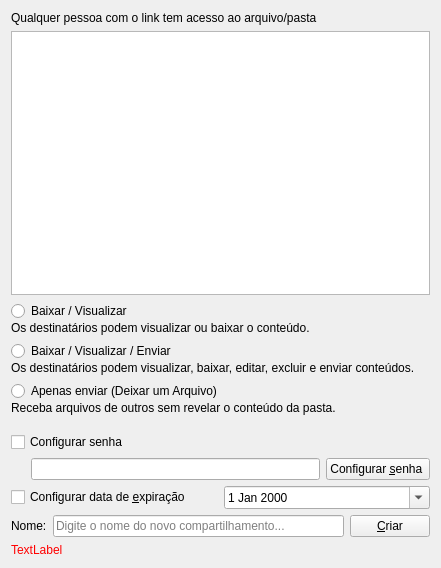
<?xml version="1.0" encoding="UTF-8"?>
<ui version="4.0">
 <class>OCC::ShareLinkWidget</class>
 <widget class="QWidget" name="OCC::ShareLinkWidget">
  <property name="geometry">
   <rect>
    <x>0</x>
    <y>0</y>
    <width>441</width>
    <height>568</height>
   </rect>
  </property>
  <property name="windowTitle">
   <string>Compartilhar NewDocument.odt</string>
  </property>
  <layout class="QVBoxLayout" name="verticalLayout">
   <item>
    <widget class="QLabel" name="publicLinkWarningLabel">
     <property name="text">
      <string>Qualquer pessoa com o link tem acesso ao arquivo/pasta</string>
     </property>
     <property name="textFormat">
      <enum>Qt::PlainText</enum>
     </property>
     <property name="wordWrap">
      <bool>true</bool>
     </property>
    </widget>
   </item>
   <item>
    <widget class="QTableWidget" name="linkShares">
     <property name="sizePolicy">
      <sizepolicy hsizetype="MinimumExpanding" vsizetype="Expanding">
       <horstretch>0</horstretch>
       <verstretch>0</verstretch>
      </sizepolicy>
     </property>
     <property name="horizontalScrollBarPolicy">
      <enum>Qt::ScrollBarAlwaysOff</enum>
     </property>
     <property name="selectionMode">
      <enum>QAbstractItemView::SingleSelection</enum>
     </property>
     <property name="selectionBehavior">
      <enum>QAbstractItemView::SelectRows</enum>
     </property>
     <property name="showGrid">
      <bool>false</bool>
     </property>
     <property name="columnCount">
      <number>3</number>
     </property>
     <attribute name="horizontalHeaderVisible">
      <bool>false</bool>
     </attribute>
     <attribute name="verticalHeaderVisible">
      <bool>false</bool>
     </attribute>
     <column/>
     <column/>
     <column/>
    </widget>
   </item>
   <item>
    <widget class="QWidget" name="shareProperties" native="true">
     <layout class="QGridLayout" name="gridLayout_2">
      <property name="leftMargin">
       <number>0</number>
      </property>
      <property name="topMargin">
       <number>0</number>
      </property>
      <property name="rightMargin">
       <number>0</number>
      </property>
      <property name="bottomMargin">
       <number>0</number>
      </property>
      <item row="6" column="0">
       <layout class="QHBoxLayout" name="horizontalLayout_expire">
        <property name="leftMargin">
         <number>0</number>
        </property>
        <item>
         <widget class="QCheckBox" name="checkBox_expire">
          <property name="text">
           <string>Configurar data de &amp;expiração</string>
          </property>
         </widget>
        </item>
        <item>
         <widget class="QDateEdit" name="calendar">
          <property name="calendarPopup">
           <bool>true</bool>
          </property>
         </widget>
        </item>
       </layout>
      </item>
      <item row="4" column="0">
       <layout class="QHBoxLayout" name="horizontalLayout">
        <property name="leftMargin">
         <number>20</number>
        </property>
        <item>
         <widget class="QLineEdit" name="lineEdit_password">
          <property name="echoMode">
           <enum>QLineEdit::Password</enum>
          </property>
         </widget>
        </item>
        <item>
         <widget class="QPushButton" name="pushButton_setPassword">
          <property name="sizePolicy">
           <sizepolicy hsizetype="Preferred" vsizetype="Fixed">
            <horstretch>0</horstretch>
            <verstretch>0</verstretch>
           </sizepolicy>
          </property>
          <property name="text">
           <string>Configurar &amp;senha </string>
          </property>
         </widget>
        </item>
       </layout>
      </item>
      <item row="3" column="0">
       <layout class="QHBoxLayout" name="horizontalLayout_password">
        <item>
         <widget class="QCheckBox" name="checkBox_password">
          <property name="sizePolicy">
           <sizepolicy hsizetype="Maximum" vsizetype="Maximum">
            <horstretch>0</horstretch>
            <verstretch>0</verstretch>
           </sizepolicy>
          </property>
          <property name="text">
           <string>Configurar senha</string>
          </property>
         </widget>
        </item>
        <item>
         <spacer name="horizontalSpacer_3">
          <property name="orientation">
           <enum>Qt::Horizontal</enum>
          </property>
          <property name="sizeHint" stdset="0">
           <size>
            <width>40</width>
            <height>20</height>
           </size>
          </property>
         </spacer>
        </item>
       </layout>
      </item>
      <item row="2" column="0">
       <widget class="QWidget" name="widget_editing" native="true">
        <layout class="QGridLayout" name="layout_editing">
         <property name="leftMargin">
          <number>0</number>
         </property>
         <property name="topMargin">
          <number>0</number>
         </property>
         <property name="rightMargin">
          <number>0</number>
         </property>
         <property name="verticalSpacing">
          <number>0</number>
         </property>
         <item row="1" column="0">
          <widget class="QLabel" name="label_readOnly">
           <property name="sizePolicy">
            <sizepolicy hsizetype="Preferred" vsizetype="Fixed">
             <horstretch>0</horstretch>
             <verstretch>0</verstretch>
            </sizepolicy>
           </property>
           <property name="text">
            <string>Os destinatários podem visualizar ou baixar o conteúdo.</string>
           </property>
           <property name="wordWrap">
            <bool>true</bool>
           </property>
          </widget>
         </item>
         <item row="2" column="0">
          <spacer name="verticalSpacer">
           <property name="orientation">
            <enum>Qt::Vertical</enum>
           </property>
           <property name="sizeType">
            <enum>QSizePolicy::Fixed</enum>
           </property>
           <property name="sizeHint" stdset="0">
            <size>
             <width>20</width>
             <height>6</height>
            </size>
           </property>
          </spacer>
         </item>
         <item row="6" column="0">
          <widget class="QRadioButton" name="radio_uploadOnly">
           <property name="text">
            <string>Apenas enviar (Deixar um Arquivo)</string>
           </property>
          </widget>
         </item>
         <item row="7" column="0">
          <widget class="QLabel" name="label_uploadOnly">
           <property name="sizePolicy">
            <sizepolicy hsizetype="Preferred" vsizetype="Fixed">
             <horstretch>0</horstretch>
             <verstretch>0</verstretch>
            </sizepolicy>
           </property>
           <property name="text">
            <string>Receba arquivos de outros sem revelar o conteúdo da pasta.</string>
           </property>
           <property name="wordWrap">
            <bool>true</bool>
           </property>
          </widget>
         </item>
         <item row="0" column="0">
          <widget class="QRadioButton" name="radio_readOnly">
           <property name="text">
            <string>Baixar / Visualizar</string>
           </property>
          </widget>
         </item>
         <item row="3" column="0">
          <widget class="QRadioButton" name="radio_readWrite">
           <property name="text">
            <string>Baixar / Visualizar / Enviar</string>
           </property>
          </widget>
         </item>
         <item row="4" column="0">
          <widget class="QLabel" name="label_readWrite">
           <property name="sizePolicy">
            <sizepolicy hsizetype="Preferred" vsizetype="Fixed">
             <horstretch>0</horstretch>
             <verstretch>0</verstretch>
            </sizepolicy>
           </property>
           <property name="text">
            <string>Os destinatários podem visualizar, baixar, editar, excluir e enviar conteúdos.</string>
           </property>
           <property name="wordWrap">
            <bool>true</bool>
           </property>
          </widget>
         </item>
         <item row="5" column="0">
          <spacer name="verticalSpacer_2">
           <property name="orientation">
            <enum>Qt::Vertical</enum>
           </property>
           <property name="sizeType">
            <enum>QSizePolicy::Fixed</enum>
           </property>
           <property name="sizeHint" stdset="0">
            <size>
             <width>20</width>
             <height>6</height>
            </size>
           </property>
          </spacer>
         </item>
        </layout>
       </widget>
      </item>
     </layout>
    </widget>
   </item>
   <item>
    <widget class="QWidget" name="create" native="true">
     <layout class="QHBoxLayout" name="horizontalLayout_create">
      <property name="leftMargin">
       <number>0</number>
      </property>
      <property name="topMargin">
       <number>0</number>
      </property>
      <property name="rightMargin">
       <number>0</number>
      </property>
      <property name="bottomMargin">
       <number>0</number>
      </property>
      <item>
       <widget class="QLabel" name="nameLabel">
        <property name="text">
         <string>Nome:</string>
        </property>
       </widget>
      </item>
      <item>
       <widget class="QLineEdit" name="nameLineEdit">
        <property name="placeholderText">
         <string>Digite o nome do novo compartilhamento...</string>
        </property>
       </widget>
      </item>
      <item>
       <widget class="QPushButton" name="createShareButton">
        <property name="text">
         <string>&amp;Criar</string>
        </property>
       </widget>
      </item>
     </layout>
    </widget>
   </item>
   <item>
    <widget class="QLabel" name="errorLabel">
     <property name="sizePolicy">
      <sizepolicy hsizetype="MinimumExpanding" vsizetype="Preferred">
       <horstretch>0</horstretch>
       <verstretch>0</verstretch>
      </sizepolicy>
     </property>
     <property name="palette">
      <palette>
       <active>
        <colorrole role="WindowText">
         <brush brushstyle="SolidPattern">
          <color alpha="255">
           <red>255</red>
           <green>0</green>
           <blue>0</blue>
          </color>
         </brush>
        </colorrole>
       </active>
       <inactive>
        <colorrole role="WindowText">
         <brush brushstyle="SolidPattern">
          <color alpha="255">
           <red>255</red>
           <green>0</green>
           <blue>0</blue>
          </color>
         </brush>
        </colorrole>
       </inactive>
       <disabled>
        <colorrole role="WindowText">
         <brush brushstyle="SolidPattern">
          <color alpha="255">
           <red>123</red>
           <green>121</green>
           <blue>134</blue>
          </color>
         </brush>
        </colorrole>
       </disabled>
      </palette>
     </property>
     <property name="text">
      <string>TextLabel</string>
     </property>
     <property name="textFormat">
      <enum>Qt::PlainText</enum>
     </property>
    </widget>
   </item>
  </layout>
 </widget>
 <layoutdefault spacing="6" margin="11"/>
 <tabstops>
  <tabstop>nameLineEdit</tabstop>
  <tabstop>createShareButton</tabstop>
  <tabstop>linkShares</tabstop>
  <tabstop>checkBox_password</tabstop>
  <tabstop>lineEdit_password</tabstop>
  <tabstop>pushButton_setPassword</tabstop>
  <tabstop>checkBox_expire</tabstop>
  <tabstop>calendar</tabstop>
 </tabstops>
 <resources/>
 <connections/>
</ui>
